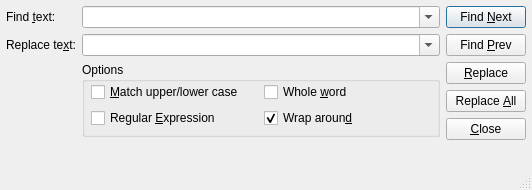
<ui version="4.0" >
 <class>SearchDialog</class>
 <widget class="QDialog" name="SearchDialog" >
  <property name="geometry" >
   <rect>
    <x>0</x>
    <y>0</y>
    <width>532</width>
    <height>190</height>
   </rect>
  </property>
  <property name="windowTitle" >
   <string>Find and Replace</string>
  </property>
  <property name="sizeGripEnabled" >
   <bool>true</bool>
  </property>
  <layout class="QGridLayout" name="gridLayout_2" >
   <item row="0" column="0" >
    <widget class="QLabel" name="TextLabel1" >
     <property name="text" >
      <string>Find &amp;text:</string>
     </property>
     <property name="buddy" >
      <cstring>findText</cstring>
     </property>
    </widget>
   </item>
   <item row="0" column="1" >
    <widget class="QComboBox" name="findText" >
     <property name="sizePolicy" >
      <sizepolicy vsizetype="Fixed" hsizetype="Expanding" >
       <horstretch>0</horstretch>
       <verstretch>0</verstretch>
      </sizepolicy>
     </property>
     <property name="editable" >
      <bool>true</bool>
     </property>
     <property name="insertPolicy" >
      <enum>QComboBox::InsertAtTop</enum>
     </property>
     <property name="duplicatesEnabled" >
      <bool>false</bool>
     </property>
    </widget>
   </item>
   <item rowspan="4" row="0" column="2" >
    <layout class="QVBoxLayout" >
     <property name="spacing" >
      <number>6</number>
     </property>
     <property name="margin" >
      <number>0</number>
     </property>
     <item>
      <widget class="QPushButton" name="findNextButton" >
       <property name="text" >
        <string>Find &amp;Next</string>
       </property>
       <property name="autoDefault" >
        <bool>false</bool>
       </property>
       <property name="default" >
        <bool>true</bool>
       </property>
      </widget>
     </item>
     <item>
      <widget class="QPushButton" name="findPrevButton" >
       <property name="text" >
        <string>Find &amp;Prev</string>
       </property>
       <property name="autoDefault" >
        <bool>false</bool>
       </property>
      </widget>
     </item>
     <item>
      <widget class="QPushButton" name="replaceButton" >
       <property name="text" >
        <string>&amp;Replace</string>
       </property>
       <property name="autoDefault" >
        <bool>false</bool>
       </property>
      </widget>
     </item>
     <item>
      <widget class="QPushButton" name="replaceAllButton" >
       <property name="text" >
        <string>Replace &amp;All</string>
       </property>
       <property name="autoDefault" >
        <bool>false</bool>
       </property>
      </widget>
     </item>
     <item>
      <widget class="QPushButton" name="cancelButton" >
       <property name="text" >
        <string>&amp;Close</string>
       </property>
       <property name="shortcut" >
        <string>Alt+C</string>
       </property>
       <property name="checkable" >
        <bool>false</bool>
       </property>
       <property name="checked" >
        <bool>false</bool>
       </property>
       <property name="autoDefault" >
        <bool>false</bool>
       </property>
      </widget>
     </item>
     <item>
      <spacer>
       <property name="orientation" >
        <enum>Qt::Vertical</enum>
       </property>
       <property name="sizeHint" stdset="0" >
        <size>
         <width>20</width>
         <height>40</height>
        </size>
       </property>
      </spacer>
     </item>
    </layout>
   </item>
   <item row="1" column="0" >
    <widget class="QLabel" name="replaceTextLabel" >
     <property name="text" >
      <string>Replace te&amp;xt:</string>
     </property>
     <property name="buddy" >
      <cstring>replaceText</cstring>
     </property>
    </widget>
   </item>
   <item row="1" column="1" >
    <widget class="QComboBox" name="replaceText" >
     <property name="sizePolicy" >
      <sizepolicy vsizetype="Fixed" hsizetype="Expanding" >
       <horstretch>0</horstretch>
       <verstretch>0</verstretch>
      </sizepolicy>
     </property>
     <property name="editable" >
      <bool>true</bool>
     </property>
     <property name="insertPolicy" >
      <enum>QComboBox::InsertAtTop</enum>
     </property>
     <property name="duplicatesEnabled" >
      <bool>false</bool>
     </property>
    </widget>
   </item>
   <item row="2" column="1" >
    <widget class="QGroupBox" name="optionsBox" >
     <property name="title" >
      <string>Options</string>
     </property>
     <layout class="QGridLayout" name="gridLayout" >
      <property name="topMargin" >
       <number>0</number>
      </property>
      <item row="0" column="0" >
       <widget class="QCheckBox" name="caseCheckBox" >
        <property name="text" >
         <string>&amp;Match upper/lower case</string>
        </property>
        <property name="shortcut" >
         <string>Alt+M</string>
        </property>
       </widget>
      </item>
      <item row="0" column="1" >
       <widget class="QCheckBox" name="wordCheckBox" >
        <property name="text" >
         <string>Whole &amp;word</string>
        </property>
        <property name="shortcut" >
         <string>Alt+W</string>
        </property>
       </widget>
      </item>
      <item row="1" column="0" >
       <widget class="QCheckBox" name="regexpCheckBox" >
        <property name="text" >
         <string>Regular &amp;Expression</string>
        </property>
        <property name="shortcut" >
         <string>Alt+E</string>
        </property>
       </widget>
      </item>
      <item row="1" column="1" >
       <widget class="QCheckBox" name="wrapCheckBox" >
        <property name="text" >
         <string>Wrap aroun&amp;d</string>
        </property>
        <property name="checked" >
         <bool>true</bool>
        </property>
       </widget>
      </item>
     </layout>
    </widget>
   </item>
   <item row="3" column="1" >
    <spacer name="verticalSpacer" >
     <property name="orientation" >
      <enum>Qt::Vertical</enum>
     </property>
     <property name="sizeHint" stdset="0" >
      <size>
       <width>20</width>
       <height>12</height>
      </size>
     </property>
    </spacer>
   </item>
  </layout>
 </widget>
 <layoutdefault spacing="6" margin="6" />
 <pixmapfunction>qPixmapFromMimeSource</pixmapfunction>
 <tabstops>
  <tabstop>findText</tabstop>
  <tabstop>replaceText</tabstop>
  <tabstop>caseCheckBox</tabstop>
  <tabstop>wordCheckBox</tabstop>
  <tabstop>regexpCheckBox</tabstop>
  <tabstop>wrapCheckBox</tabstop>
  <tabstop>findNextButton</tabstop>
  <tabstop>findPrevButton</tabstop>
  <tabstop>replaceButton</tabstop>
  <tabstop>replaceAllButton</tabstop>
  <tabstop>cancelButton</tabstop>
 </tabstops>
 <resources/>
 <connections>
  <connection>
   <sender>cancelButton</sender>
   <signal>clicked()</signal>
   <receiver>SearchDialog</receiver>
   <slot>close()</slot>
   <hints>
    <hint type="sourcelabel" >
     <x>503</x>
     <y>193</y>
    </hint>
    <hint type="destinationlabel" >
     <x>544</x>
     <y>188</y>
    </hint>
   </hints>
  </connection>
 </connections>
</ui>
